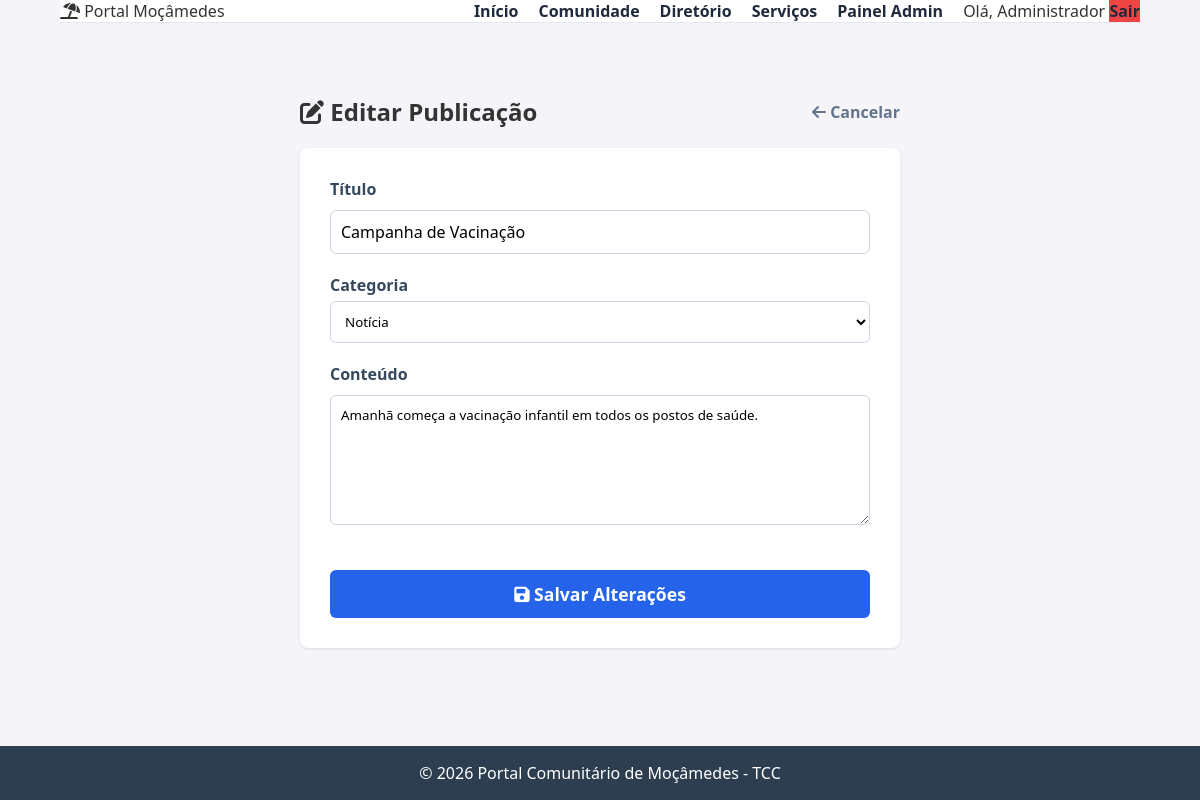
The page /editar_postagem/1 (signed in) on the database its author committed.
### tables this page shows
CREATE TABLE postagens (
    id INTEGER PRIMARY KEY AUTOINCREMENT,
    titulo TEXT,                -- Pode ser vazio se for só um desabafo social
    conteudo TEXT NOT NULL,
    categoria TEXT NOT NULL,    -- Notícia, Social, Utilidade Pública
    imagem TEXT,
    usuario_id INTEGER NOT NULL,
    likes_count INTEGER DEFAULT 0,
    data_criacao TIMESTAMP DEFAULT CURRENT_TIMESTAMP, fixado INTEGER DEFAULT 0, upvotes INTEGER DEFAULT 0,
    FOREIGN KEY (usuario_id) REFERENCES usuarios (id)
);

### app.py (the view, shortened to what this page needs)
@app.route('/editar_postagem/<int:id>', methods=['GET', 'POST'])
def editar_postagem(id):
    if 'user_id' not in session:
        return redirect(url_for('login'))
    conn = get_db_connection()
    post = conn.execute('SELECT * FROM postagens WHERE id = ?', (id,)).fetchone()
    if not post or session['user_id'] != post['usuario_id']:
        conn.close()
        flash('Acesso negado. Você só pode editar suas próprias publicações.')
        return redirect(url_for('feed'))
    conn.close()
    return render_template('editar_postagem.html', post=post)

### app.py (called while the page is built)
def get_db_connection():
    conn = sqlite3.connect('banco.db')
    conn.row_factory = sqlite3.Row
    return conn

### templates/editar_postagem.html (shortened to what this page needs)
{% extends "base.html" %}
{% block content %}
<div class="admin-container" style="max-width: 600px; margin: 40px auto;">
    <div style="display: flex; justify-content: space-between; align-items: center; margin-bottom: 20px;">
        <h2><i class="fas fa-edit"></i> Editar Publicação</h2>
        <a href="/feed" style="color: #64748b; font-weight: bold; text-decoration: none;"><i class="fas fa-arrow-left"></i> Cancelar</a>
    </div>
    <div class="admin-card" style="padding: 30px;">
        <form method="POST" action="/editar_postagem/{{ post.id }}">
            <div class="form-group full-width">
                <label style="font-weight: bold; display: block; margin-bottom: 5px;">Título</label>
                <input type="text" name="titulo" value="{{ post.titulo }}" required style="width: 100%; padding: 10px; border: 1px solid #cbd5e1; border-radius: 6px;">
            </div>
            <div class="form-group full-width" style="margin-top: 15px;">
                <label style="font-weight: bold; display: block; margin-bottom: 5px;">Categoria</label>
                <select name="categoria" required style="width: 100%; padding: 10px; border: 1px solid #cbd5e1; border-radius: 6px; background: white;">
                    <option value="Notícia" {% if post.categoria == 'Notícia' %}selected{% endif %}>Notícia</option>
                </select>
            </div>
            <div class="form-group full-width" style="margin-top: 15px;">
                <label style="font-weight: bold; display: block; margin-bottom: 5px;">Conteúdo</label>
                <textarea name="conteudo" rows="6" class="form-textarea" required style="width: 100%; padding: 10px; border: 1px solid #cbd5e1; border-radius: 6px;">{{ post.conteudo }}</textarea>
            </div>
            <button type="submit" class="btn-submit full-width" style="background-color: #2563eb; font-size: 1.1rem; width: 100%; margin-top: 20px;">
                <i class="fas fa-save"></i> Salvar Alterações
            </button>
        </form>
    </div>
</div>
{% endblock %}

### static/css/style.css (style rules this page uses)
* { margin: 0; padding: 0; box-sizing: border-box; font-family: 'Segoe UI', Tahoma, Geneva, Verdana, sans-serif; }
body { background-color: #f4f4f9; color: #333; display: flex; flex-direction: column; min-height: 100vh; }
.form-group { margin-bottom: 15px; }
input, button { padding: 10px; width: 100%; margin-top: 5px; }
.form-group { margin-bottom: 20px; text-align: left; }
.form-group label { display: block; margin-bottom: 5px; font-weight: bold; color: #34495e; }
.form-group input { width: 100%; padding: 12px; border: 1px solid #bdc3c7; border-radius: 6px; font-size: 1rem; }
.admin-container { max-width: 1000px; margin: 0 auto; }
.admin-card { background: white; padding: 25px; border-radius: 8px; box-shadow: 0 1px 3px rgba(0,0,0,0.1); }
.form-select, .form-textarea { width: 100%; padding: 10px; border: 1px solid #bdc3c7; border-radius: 6px; margin-top: 5px; font-family: inherit; }
.btn-submit { background-color: #2ecc71; color: white; border: none; padding: 12px 20px; border-radius: 6px; cursor: pointer; font-weight: bold; width: 100%; margin-top: 15px; transition: background 0.3s; }

### rows shown on the page
postagens: titulo "Campanha de Vacinação", conteudo "Amanhã começa a vacinação infantil em todos os postos de saúde."

### other values the page prints
{{ session.get('user_nome').split()[0] }} "Administrador"
